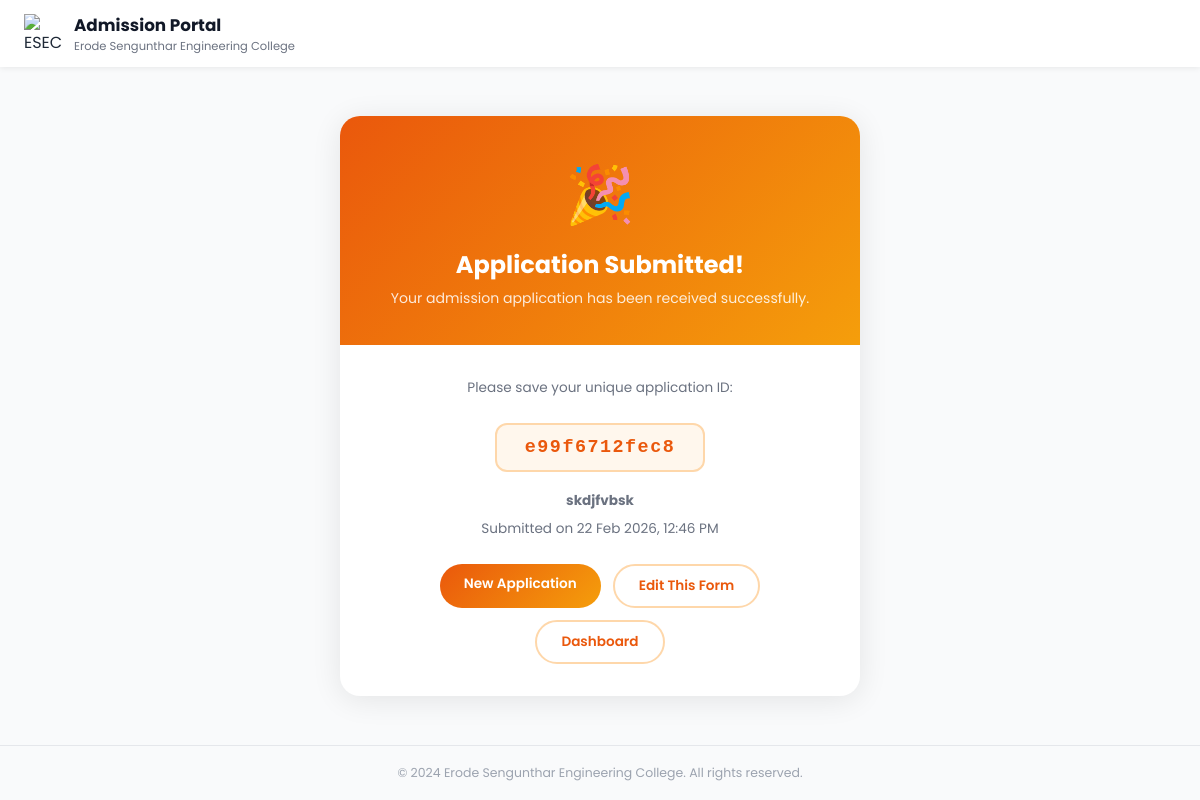
Screenshot of /success/2/ (signed in) with the database file from the repository.
### admission_form/models.py (models this page shows, shortened)
class Admission(models.Model):
    ADMISSION_STATUS_CHOICES = (
        ('enquired', 'Enquired'),
        ('admitted', 'Admitted'),
        ('discontinued', 'Discontinued'),
        ('left', 'Left'),
    )
    admission_status = models.CharField(max_length=20, choices=ADMISSION_STATUS_CHOICES, default='enquired', db_index=True)
    application_number = models.CharField(max_length=100, blank=True, null=True)
    application_date = models.DateField(blank=True, null=True)
    admission_date = models.DateField(blank=True, null=True)
    allotment_number = models.CharField(max_length=100, blank=True, null=True)
    portal_status = models.CharField(max_length=50, blank=True, null=True)
    quota = models.CharField(max_length=50, blank=True, null=True)
    roll_number = models.CharField(max_length=100, blank=True, null=True)
    unique_id = models.CharField(max_length=100, blank=True, null=True)
    umis_number = models.CharField(max_length=100, blank=True, null=True)
    level = models.CharField(max_length=10, blank=True, null=True, db_index=True)
    course = models.CharField(max_length=100, blank=True, null=True)
    branch = models.CharField(max_length=100, blank=True, null=True)
    department_preferences = models.JSONField(default=dict, blank=True, null=True)
    pg_dept = models.CharField(max_length=255, blank=True, null=True)
    is_fg = models.BooleanField(default=False, blank=True, null=True)
    fg_number = models.CharField(max_length=100, blank=True, null=True)
    pmss = models.BooleanField(default=False, blank=True, null=True)
    seven_five = models.BooleanField(default=False, blank=True, null=True)
    student_name = models.CharField(max_length=255, blank=True, null=True)
    dob = models.DateField(blank=True, null=True)
    gender = models.CharField(max_length=10, blank=True, null=True)
    community = models.CharField(max_length=50, blank=True, null=True, db_index=True)
    caste = models.CharField(max_length=100, blank=True, null=True)
    region = models.CharField(max_length=100, blank=True, null=True)
    aadhaar_number = models.CharField(max_length=12, blank=True, null=True)
    father_name = models.CharField(max_length=255, blank=True, null=True)
    mother_name = models.CharField(max_length=255, blank=True, null=True)
    guardian_name = models.CharField(max_length=255, blank=True, null=True)
    father_mobile = models.CharField(max_length=15, blank=True, null=True)
    mother_mobile = models.CharField(max_length=15, blank=True, null=True)
    guardian_mobile = models.CharField(max_length=15, blank=True, null=True)
    email = models.EmailField(blank=True, null=True)
    student_mobile = models.CharField(max_length=15, blank=True, null=True)
    address = models.TextField(blank=True, null=True)
    pincode = models.CharField(max_length=10, blank=True, null=True)
    district = models.CharField(max_length=100, blank=True, null=True, db_index=True)
    state = models.CharField(max_length=100, blank=True, null=True, db_index=True)
    country = models.CharField(max_length=100, blank=True, null=True, db_index=True)
    qualification = models.CharField(max_length=10, blank=True, null=True)
    tenth_total = models.CharField(max_length=50, blank=True, null=True)
    tenth_percentage = models.CharField(max_length=50, blank=True, null=True)
    twelfth_total = models.CharField(max_length=50, blank=True, null=True)
    twelfth_percentage = models.CharField(max_length=50, blank=True, null=True)
    twelfth_major = models.CharField(max_length=255, blank=True, null=True)
    twelth_reg_no = models.CharField(max_length=50, blank=True, null=True)
    maths_marks = models.DecimalField(max_digits=5, decimal_places=2, blank=True, null=True)
    physics_marks = models.DecimalField(max_digits=5, decimal_places=2, blank=True, null=True)
    chemistry_marks = models.DecimalField(max_digits=5, decimal_places=2, blank=True, null=True)
    cutoff_marks = models.DecimalField(max_digits=5, decimal_places=2, blank=True, null=True, db_index=True)
    diploma_total = models.CharField(max_length=50, blank=True, null=True)
    diploma_percentage = models.CharField(max_length=50, blank=True, null=True)
    diploma_major = models.CharField(max_length=255, blank=True, null=True)
    board = models.CharField(max_length=50, blank=True, null=True, db_index=True)
    year_passing = models.IntegerField(blank=True, null=True)
    medium = models.CharField(max_length=50, blank=True, null=True)
    last_school = models.CharField(max_length=255, blank=True, null=True)
    vocational_stream = models.CharField(max_length=255, blank=True, null=True)
    skill_proof = models.FileField(upload_to=af_vocational_upload_path, blank=True, null=True)
    diploma_college = models.CharField(max_length=255, blank=True, null=True)
    diploma_year_passing = models.IntegerField(blank=True, null=True)
    college_address1 = models.CharField(max_length=500, blank=True, null=True)
    college_district = models.CharField(max_length=100, blank=True, null=True)
    college_state = models.CharField(max_length=100, blank=True, null=True)
    college_fee = models.DecimalField(max_digits=10, decimal_places=2, blank=True, null=True)
    hostel_fee = models.DecimalField(max_digits=10, decimal_places=2, blank=True, null=True)
    bus_fee = models.DecimalField(max_digits=10, decimal_places=2, blank=True, null=True)
    other_fee = models.DecimalField(max_digits=10, decimal_places=2, blank=True, null=True)
    paid_fee = models.DecimalField(max_digits=10, decimal_places=2, blank=True, null=True)
    concession_amount = models.DecimalField(max_digits=10, decimal_places=2, blank=True, null=True)
    unpaid_fee = models.DecimalField(max_digits=10, decimal_places=2, blank=True, null=True)
    transaction_id = models.CharField(max_length=50, blank=True, null=True)
    transaction_date = models.DateTimeField(blank=True, null=True)
    had_paid = models.BooleanField(default=False, blank=True, null=True)
    facility_type = models.CharField(max_length=20, blank=True, null=True)
    hostel_name = models.CharField(max_length=100, blank=True, null=True)
    boarding_point = models.CharField(max_length=100, blank=True, null=True)
    bus_needed = models.CharField(max_length=10, blank=True, null=True, db_index=True)
    bus_route = models.CharField(max_length=255, blank=True, null=True)
    hostel_needed = models.CharField(max_length=10, blank=True, null=True, db_index=True)
    hostel_type = models.CharField(max_length=100, blank=True, null=True)
    room_type = models.CharField(max_length=100, blank=True, null=True)
    mess_type = models.CharField(max_length=100, blank=True, null=True)
    hostel_fee_amount = models.DecimalField(max_digits=10, decimal_places=2, blank=True, null=True)
    account_holder_name = models.CharField(max_length=255, blank=True, null=True)
    account_number = models.CharField(max_length=30, blank=True, null=True)
    bank_name = models.CharField(max_length=100, blank=True, null=True)
    ifsc_code = models.CharField(max_length=15, blank=True, null=True)
    bank_branch = models.CharField(max_length=100, blank=True, null=True)
    seeding_status = models.CharField(max_length=50, blank=True, null=True)
    tc = models.FileField(upload_to=af_certificate_upload_path, blank=True, null=True)
    community_cert = models.FileField(upload_to=af_certificate_upload_path, blank=True, null=True)
    aadhaar = models.FileField(upload_to=af_certificate_upload_path, blank=True, null=True)
    tenth_marksheet = models.FileField(upload_to=af_certificate_upload_path, blank=True, null=True)
    twelfth_marksheet = models.FileField(upload_to=af_certificate_upload_path, blank=True, null=True)
    photo = models.FileField(upload_to=af_photo_upload_path, blank=True, null=True)
    created_at = models.DateTimeField(auto_now_add=True, db_index=True)
    class Meta:
        app_label = 'admission_form'

### admission_form/views.py (the view)
# urls.py: path('success/<str:identifier>/', views.success_view, name='success'),
@login_required
def success_view(request, identifier):
    try:
        if identifier.isdigit():
            admission = Admission.objects.filter(pk=int(identifier)).first()
        else:
            admission = Admission.objects.filter(unique_id=identifier).first()
        if not admission:
            messages.error(request, 'Admission record not found.')
            return redirect('admission_form:form')
        return render(request, 'admission_form/success.html', {'admission': admission})
    except Exception as e:
        logger.error(f"Error loading success page: {str(e)}")
        messages.error(request, 'An error occurred while loading the success page.')
        return redirect('admission_form:form')

### admission_form/templates/admission_form/success.html (shortened to what this page needs)
<!DOCTYPE html>
<html lang="en">
    <head>
    </head>
    <body>
        <header class="site-header">
            <img src="https://portal.esec.ac.in/uploads/banner/logo.png"
                 alt="ESEC Logo">
            <div>
                <h1>Admission Portal</h1>
                <p>Erode Sengunthar Engineering College</p>
            </div>
        </header>
        <main>
            <div class="card">
                <div class="card-top">
                    <span class="icon">🎉</span>
                    <h2>Application Submitted!</h2>
                    <p>Your admission application has been received successfully.</p>
                </div>
                <div class="card-body">
                    <p>Please save your unique application ID:</p>
                    <div class="uid-box">{{ admission.unique_id }}</div>
                    <p>
                        <strong>{{ admission.student_name }}</strong>
                    </p>
                    <p>Submitted on {{ admission.created_at|date:"d M Y, h:i A" }}</p>
                    <div class="actions">
                        <a href="{% url 'admission_form:form' %}" class="btn btn-primary">New Application</a>
                        <a href="{% url 'admission_form:form_edit' admission.pk %}"
                           class="btn btn-outline">Edit This Form</a>
                        <a href="{% url 'admission_form:home' %}" class="btn btn-outline">Dashboard</a>
                    </div>
                </div>
            </div>
        </main>
        <footer>
            © 2024 Erode Sengunthar Engineering College. All rights reserved.
        </footer>
    </body>
</html>

### admission_form/templates/admission_form/success.html (style rules this page uses)
*, *::before, *::after { box-sizing: border-box; margin: 0; padding: 0; }
body { font-family: 'Poppins', sans-serif; background: #f9fafb; color: #1f2937; min-height: 100vh; display: flex; flex-direction: column; }
.site-header { background: #fff; box-shadow: 0 1px 6px rgba(0,0,0,.08); padding: 12px 24px; display: flex; align-items: center; gap: 10px; }
.site-header img { height: 40px; width: 40px; object-fit: contain; }
.site-header h1 { font-size: 1.05rem; font-weight: 700; color: #111827; }
.site-header p { font-size: .72rem; color: #6b7280; }
main { flex: 1; display: flex; align-items: center; justify-content: center; padding: 40px 20px; }
.card { background: #fff; border-radius: 20px; box-shadow: 0 4px 30px rgba(0,0,0,.09); max-width: 520px; width: 100%; overflow: hidden; }
.card-top { background: linear-gradient(135deg, #ea580c, #f59e0b); padding: 36px 32px; text-align: center; }
.icon { font-size: 3.5rem; display: block; margin-bottom: 10px; }
.card-top h2 { font-size: 1.5rem; font-weight: 700; color: #fff; }
.card-top p { font-size: .88rem; color: rgba(255,255,255,.85); margin-top: 6px; }
.card-body { padding: 32px; text-align: center; }
.uid-box { display: inline-block; background: #fff7ed; border: 2px solid #fed7aa; border-radius: 12px; padding: 12px 28px; font-size: 1.15rem; font-weight: 700; letter-spacing: 1.5px; font-family: 'Courier New', monospace; color: #ea580c; margin: 18px 0; }
.card-body p { font-size: .85rem; color: #6b7280; line-height: 1.6; margin-bottom: 6px; }
.actions { display: flex; gap: 12px; justify-content: center; flex-wrap: wrap; margin-top: 24px; }
.btn { border-radius: 999px; padding: 10px 24px; font-size: .85rem; font-weight: 600; font-family: 'Poppins', sans-serif; text-decoration: none; transition: opacity .2s, transform .15s; border: none; cursor: pointer; }
.btn-primary { background: linear-gradient(135deg, #ea580c, #f59e0b); color: #fff; }
.btn-outline { background: #fff; color: #ea580c; border: 2px solid #fed7aa; }
footer { text-align: center; padding: 18px; font-size: .78rem; color: #9ca3af; border-top: 1px solid #e5e7eb; }

### rows the page displays
Admission: unique_id "e99f6712fec8", student_name "skdjfvbsk", created_at "22 Feb 2026, 12:46 PM"
